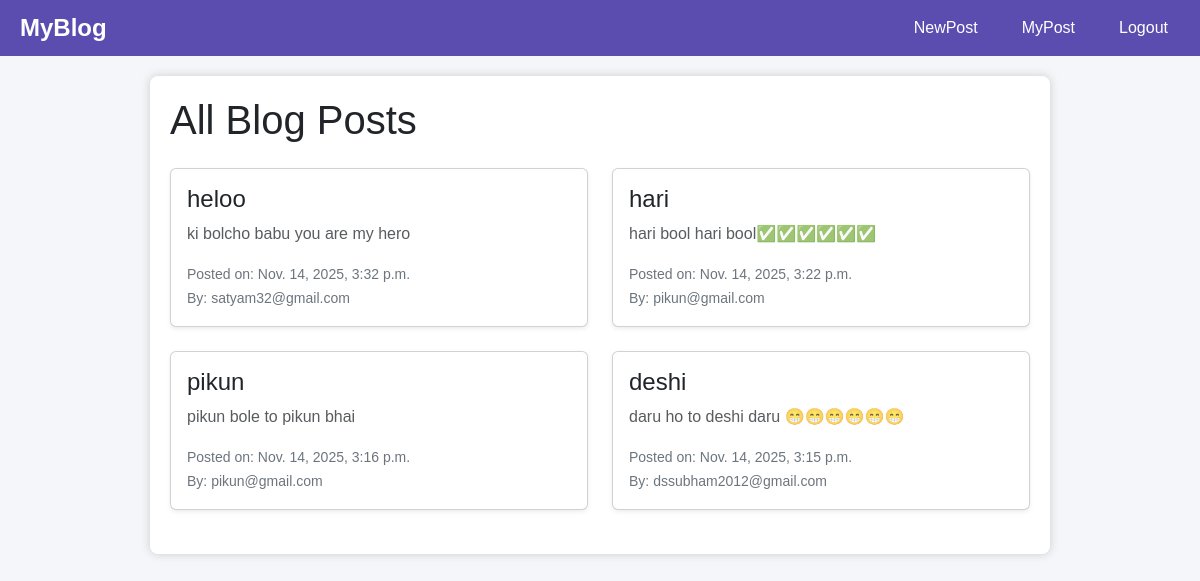
The page /home on the database its author committed.
### app/models.py (models this page shows, shortened)
class Post(models.Model):
    title=models.CharField(max_length=150)
    desc=models.TextField()
    date_post=models.DateTimeField(default=timezone.now)
    author=models.ForeignKey(User,on_delete=models.CASCADE)

### app/views.py (the view)
# urls.py: 2. Add a URL to urlpatterns:  path('', views.home, name='home')
def home(request):
    posts = Post.objects.all().order_by('-date_post')   # latest first
    return render(request, 'home.html', {'posts': posts})

### templates/home.html (shortened to what this page needs)
{% extends "base.html" %}
{% block content %}
<div >
    <h1 class="mb-4">All Blog Posts</h1>
    <div class="row">
        {% for p in posts %}
        <div class="col-md-6 mb-4">
            <div class="card shadow-sm">
                <div class="card-body">
                    <h4 class="card-title">{{ p.title }}</h4>
                    <p class="text-muted">{{ p.desc }}</p>
                    <small class="text-secondary">
                        Posted on: {{ p.date_post }}
                        <br>
                        By: {{ p.author.username }}
                    </small>
                </div>
            </div>
        </div>
        {% empty %}
        <p class="text-center">No posts available.</p>
        {% endfor %}
    </div>
</div>
{% endblock %}

### templates/base.html (shortened to what this page needs)
<!DOCTYPE html>
<html lang="en">
<head>
    <link href="https://cdn.jsdelivr.net/npm/bootstrap@5.3.0/dist/css/bootstrap.min.css" rel="stylesheet">
</head>
<body>
    <nav class="navbar">
        <a href="{% url 'home' %}" class="logo">MyBlog</a>
        <ul>
            <li><a href="{% url 'create_post' %}">NewPost</a></li>
            <li><a href="{% url 'post_list' %}">MyPost</a></li>
             <li><a href="{% url 'logout' %}">Logout</a></li>
        </ul>
    </nav>
    <div class="container">
        {% block content %}{% endblock %}
    </div>
</body>
</html>

### templates/base.html (style rules this page uses)
body { margin: 0; font-family: Arial, sans-serif; background: #f4f6f9; }
.navbar { background-color: #5b4caf; padding: 10px 20px; display: flex; align-items: center; justify-content: space-between; }
.navbar .logo { color: white; font-size: 24px; font-weight: bold; text-decoration: none; }
.navbar ul { list-style-type: none; margin: 0; padding: 0; display: flex; }
.navbar ul li { margin-left: 20px; }
.navbar ul li a { color: white; text-decoration: none; font-size: 16px; padding: 6px 12px; transition: background 0.3s; }
.container { max-width: 900px; margin: 20px auto; padding: 20px; background: white; border-radius: 8px; box-shadow: 0 0 10px #ccc; }

### rows shown on the page
Post: title "heloo", desc "ki bolcho babu you are my hero", date_post "Nov. 14, 2025, 3:32 p.m.", author.username "satyam32@gmail.com"
Post: title "hari", desc "hari bool hari bool✅✅✅✅✅✅", date_post "Nov. 14, 2025, 3:22 p.m.", author.username "pikun@gmail.com"
Post: title "pikun", desc "pikun bole to pikun bhai", date_post "Nov. 14, 2025, 3:16 p.m.", author.username "pikun@gmail.com"
Post: title "deshi", desc "daru ho to deshi daru 😁😁😁😁😁😁", date_post "Nov. 14, 2025, 3:15 p.m.", author.username "dssubham2012@gmail.com"
